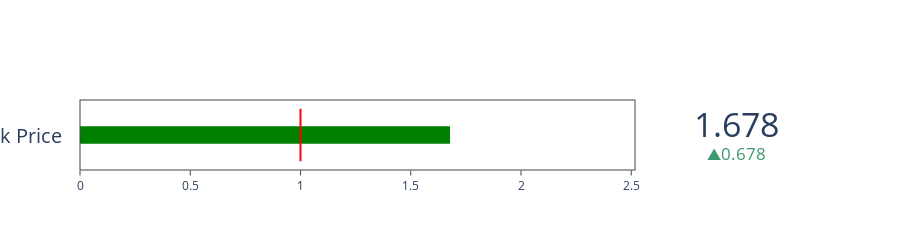

Notebook cell for this chart:
### Code cell
import plotly.graph_objects as go

fig = go.Figure(go.Indicator(
    mode = "number+gauge+delta",
    gauge = {'shape': "bullet", 'threshold': {
            'line': {'color': "red", 'width': 2},
            'thickness': 0.75,
            'value': aapl_s},},
    value = aapl_f,
    delta = {'reference': aapl_s},
    domain = {'x': [0, 1], 'y': [0, 1]},
    title = {'text': "Apple Stock Price"}))
fig.update_layout(height = 250)

fig.show()

### Figure 1 — Plotly figure (JSON) as saved in the notebook; plotly's stock layout.template omitted (floating-point values rounded to 4 significant figures)
{"data": [{"delta": {"reference": 1}, "domain": {"x": [0, 1], "y": [0, 1]}, "gauge": {"shape": "bullet", "threshold": {"line": {"color": "red", "width": 2}, "thickness": 0.75, "value": 1}}, "mode": "number+gauge+delta", "title": {"text": "Apple Stock Price"}, "type": "indicator", "value": 1.678}], "layout": {"height": 250}}
